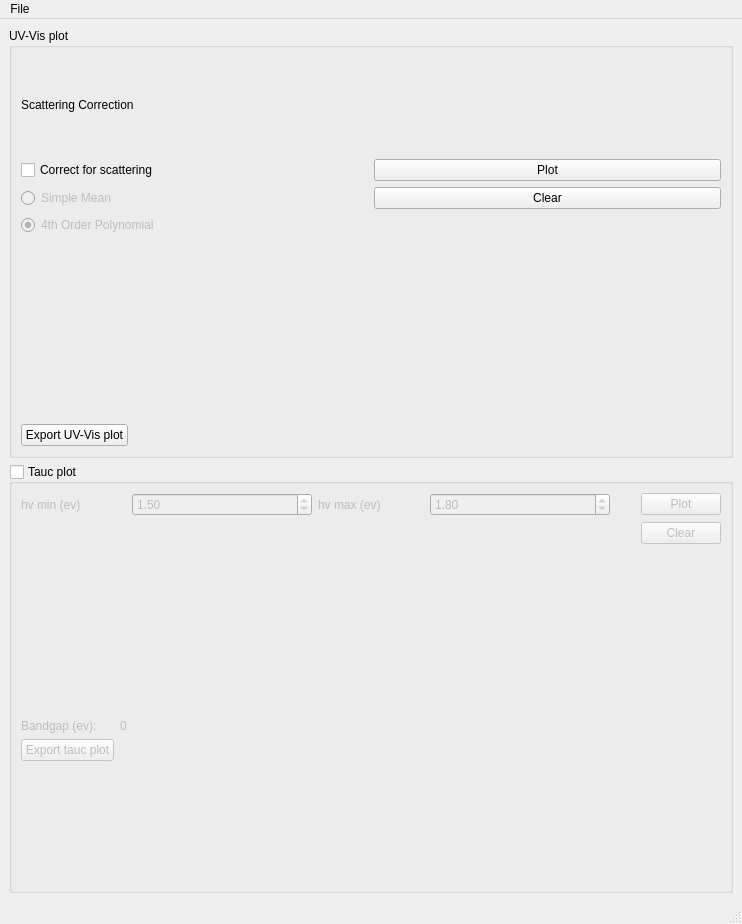
<?xml version="1.0" encoding="UTF-8"?>
<ui version="4.0">
 <class>MainWindow</class>
 <widget class="QMainWindow" name="MainWindow">
  <property name="geometry">
   <rect>
    <x>0</x>
    <y>0</y>
    <width>742</width>
    <height>924</height>
   </rect>
  </property>
  <property name="windowTitle">
   <string>UV-Vis Analysis</string>
  </property>
  <widget class="QWidget" name="centralwidget">
   <layout class="QVBoxLayout" name="verticalLayout_3">
    <item>
     <widget class="QGroupBox" name="groupBox">
      <property name="title">
       <string>UV-Vis plot</string>
      </property>
      <layout class="QVBoxLayout" name="verticalLayout_2">
       <item>
        <layout class="QGridLayout" name="gridLayout_5">
         <item row="0" column="1">
          <widget class="QLabel" name="label_5">
           <property name="text">
            <string>Scattering Correction</string>
           </property>
          </widget>
         </item>
         <item row="2" column="3">
          <widget class="QPushButton" name="plot_absorbance_pushButton">
           <property name="text">
            <string>Plot</string>
           </property>
          </widget>
         </item>
         <item row="5" column="1">
          <widget class="QRadioButton" name="fourth_orderpoly_radioButton">
           <property name="enabled">
            <bool>false</bool>
           </property>
           <property name="text">
            <string>4th Order Polynomial</string>
           </property>
           <property name="checked">
            <bool>true</bool>
           </property>
          </widget>
         </item>
         <item row="3" column="3">
          <widget class="QPushButton" name="clear_uvvis_pushButton">
           <property name="text">
            <string>Clear</string>
           </property>
          </widget>
         </item>
         <item row="2" column="1">
          <widget class="QCheckBox" name="correct_for_scattering_checkBox">
           <property name="text">
            <string>Correct for scattering</string>
           </property>
          </widget>
         </item>
         <item row="3" column="1">
          <widget class="QRadioButton" name="mean_radioButton">
           <property name="enabled">
            <bool>false</bool>
           </property>
           <property name="text">
            <string>Simple Mean</string>
           </property>
          </widget>
         </item>
        </layout>
       </item>
       <item>
        <widget class="QWidget" name="absorbance_plot_container" native="true">
         <property name="minimumSize">
          <size>
           <width>0</width>
           <height>0</height>
          </size>
         </property>
         <layout class="QGridLayout" name="gridLayout"/>
        </widget>
       </item>
       <item alignment="Qt::AlignLeft">
        <widget class="QPushButton" name="export_uv_vis_pushButton">
         <property name="text">
          <string>Export UV-Vis plot</string>
         </property>
        </widget>
       </item>
      </layout>
     </widget>
    </item>
    <item>
     <widget class="QGroupBox" name="groupBox_2">
      <property name="title">
       <string>Tauc plot</string>
      </property>
      <property name="checkable">
       <bool>true</bool>
      </property>
      <property name="checked">
       <bool>false</bool>
      </property>
      <layout class="QVBoxLayout" name="verticalLayout">
       <item>
        <layout class="QGridLayout" name="gridLayout_4">
         <item row="0" column="0">
          <widget class="QLabel" name="label_3">
           <property name="text">
            <string>hv min (ev)</string>
           </property>
          </widget>
         </item>
         <item row="0" column="1">
          <widget class="QDoubleSpinBox" name="hv_min_spinBox">
           <property name="minimumSize">
            <size>
             <width>180</width>
             <height>0</height>
            </size>
           </property>
           <property name="minimum">
            <double>-9999999.000000000000000</double>
           </property>
           <property name="maximum">
            <double>9999999.000000000000000</double>
           </property>
           <property name="singleStep">
            <double>0.010000000000000</double>
           </property>
           <property name="value">
            <double>1.500000000000000</double>
           </property>
          </widget>
         </item>
         <item row="0" column="3">
          <widget class="QDoubleSpinBox" name="hv_max_spinBox">
           <property name="minimumSize">
            <size>
             <width>180</width>
             <height>0</height>
            </size>
           </property>
           <property name="minimum">
            <double>-9999999.000000000000000</double>
           </property>
           <property name="maximum">
            <double>9999999.000000000000000</double>
           </property>
           <property name="singleStep">
            <double>0.010000000000000</double>
           </property>
           <property name="value">
            <double>1.800000000000000</double>
           </property>
          </widget>
         </item>
         <item row="0" column="2">
          <widget class="QLabel" name="label_4">
           <property name="text">
            <string>hv max (ev)</string>
           </property>
          </widget>
         </item>
         <item row="0" column="4" alignment="Qt::AlignRight">
          <widget class="QPushButton" name="plot_tauc_pushButton">
           <property name="text">
            <string>Plot</string>
           </property>
          </widget>
         </item>
         <item row="1" column="4" alignment="Qt::AlignRight">
          <widget class="QPushButton" name="clear_tauc_pushButton">
           <property name="text">
            <string>Clear</string>
           </property>
          </widget>
         </item>
        </layout>
       </item>
       <item>
        <widget class="QWidget" name="tauc_plot_container" native="true">
         <property name="minimumSize">
          <size>
           <width>0</width>
           <height>0</height>
          </size>
         </property>
         <layout class="QGridLayout" name="gridLayout_2"/>
        </widget>
       </item>
       <item>
        <layout class="QFormLayout" name="formLayout_2">
         <item row="0" column="0">
          <widget class="QLabel" name="label">
           <property name="text">
            <string>Bandgap (ev):</string>
           </property>
          </widget>
         </item>
         <item row="0" column="1">
          <widget class="QLabel" name="bandgap_label">
           <property name="text">
            <string>0</string>
           </property>
          </widget>
         </item>
         <item row="1" column="0">
          <widget class="QPushButton" name="export_tauc_pushButton">
           <property name="maximumSize">
            <size>
             <width>16777215</width>
             <height>16777215</height>
            </size>
           </property>
           <property name="text">
            <string>Export tauc plot</string>
           </property>
          </widget>
         </item>
         <item row="1" column="1">
          <widget class="QLabel" name="label_2">
           <property name="text">
            <string/>
           </property>
          </widget>
         </item>
        </layout>
       </item>
      </layout>
     </widget>
    </item>
   </layout>
  </widget>
  <widget class="QMenuBar" name="menubar">
   <property name="geometry">
    <rect>
     <x>0</x>
     <y>0</y>
     <width>742</width>
     <height>21</height>
    </rect>
   </property>
   <widget class="QMenu" name="menuFile">
    <property name="title">
     <string>File</string>
    </property>
    <addaction name="actionLoad_data"/>
   </widget>
   <addaction name="menuFile"/>
  </widget>
  <widget class="QStatusBar" name="statusbar"/>
  <action name="actionLoad_data">
   <property name="text">
    <string>Load data</string>
   </property>
  </action>
 </widget>
 <resources/>
 <connections/>
</ui>
